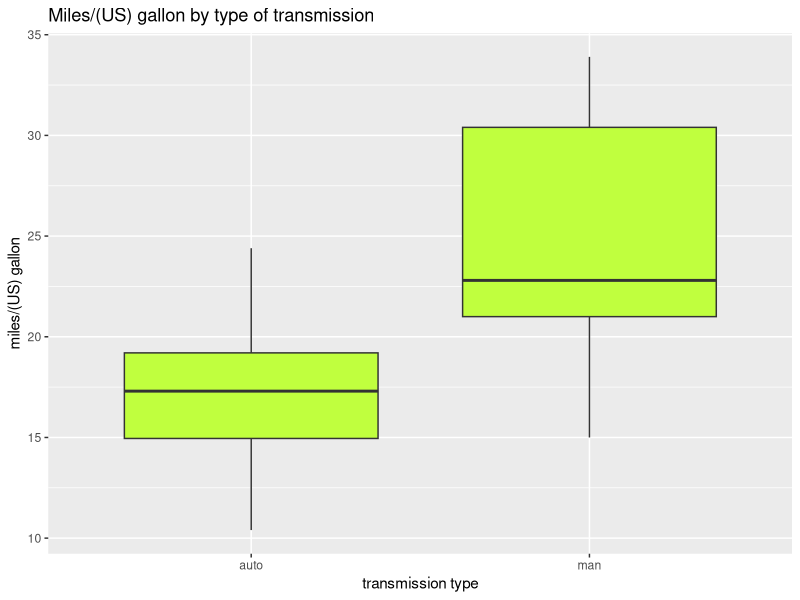

Write R code to recreate this figure. (Note: this script raises an error after producing the figure.)
## Regression Models Course Project


## Analysis Setup

require(ggplot2)

my_data <- mtcars

head(my_data)

str(my_data)

# Transform variables to factors where appropriate

my_data$cyl <- factor(my_data$cyl)
my_data$vs <- factor(my_data$vs)
my_data$am <- factor(my_data$am, labels = c("auto", "man"))
my_data$gear <- factor(my_data$gear, labels = c("3", "4", "5"))
my_data$carb <- factor(my_data$carb)

str(my_data)

## 1. Is an automatic or manual transmission better for MPG?

g <- ggplot(my_data, aes(x = am, y = mpg))
g + geom_boxplot(aes(group = am), fill = "olivedrab1") +
        xlab("transmission type") + 
        ylab("miles/(US) gallon") + 
        ggtitle("Miles/(US) gallon by type of transmission")

# From the boxplot there seems to be a clear difference in the average mpg between automatic
# and manual transmission. Let's test that more formally with a hypothesis test.

# H_0: There is no significant difference in mpg between auto and man trans.
# H_1: Automatic transmission is associated with lower values of mpg

t.test(mpg ~ am, data = my_data, paired = FALSE, alt = "less")

# The p-value is 0.0007 which means that we reject the null at any reasonable
# significance level, i.e. Manual transmission is better for MPG. 

## 2. Quantify the MPG difference between automatic and manual transmissions.

# Get a first idea about the difference between automatic and manual transmissions

aggregate(my_data[, 1], list(my_data$am), mean)

# Let's try and fit some linear models with MPG as the dependent variable to quantify
# the difference between type of transmission while accounting for the effect of 
# other variables available in the dataset.

# First try a simple linear regression model with MPG as the dependent variable 
# and transmission type (am) as the independent

mdl1 <- lm(mpg ~ am, data = my_data)

summary(mdl1)

# From the summary we can see that am seems to have a significant effect on mpg
# (p-value < 0.05), and the difference in average MPG between the two levels of am
# (manual - auto) is 7.245, which matches what we have already shown. However,
# am alone does not appear to be enough to explain the variation in mpg, the R-squared
# is 0.3598, which means that this model can only explain 36% of the total variation
# in mpg. We will try to add some more independent variables to the model from the
# dataset to try and get a better fit.